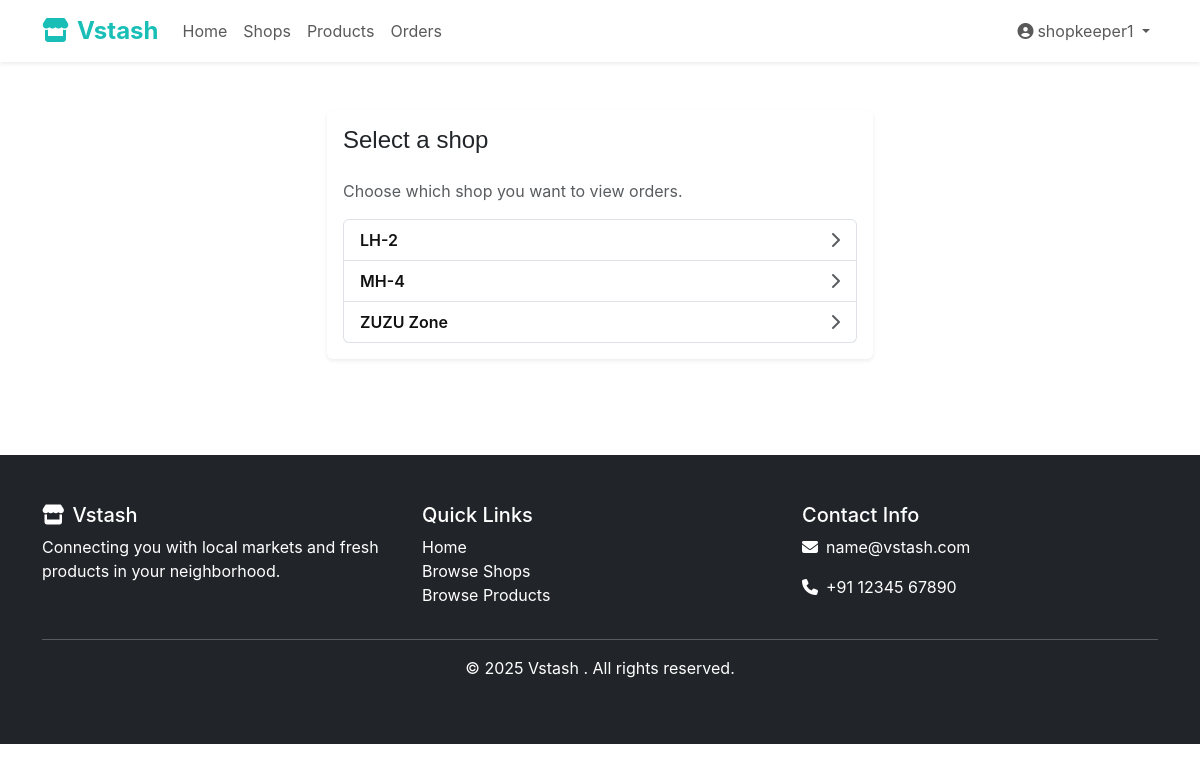
Before: /dashboard/orders/ (signed in) with the older database file.
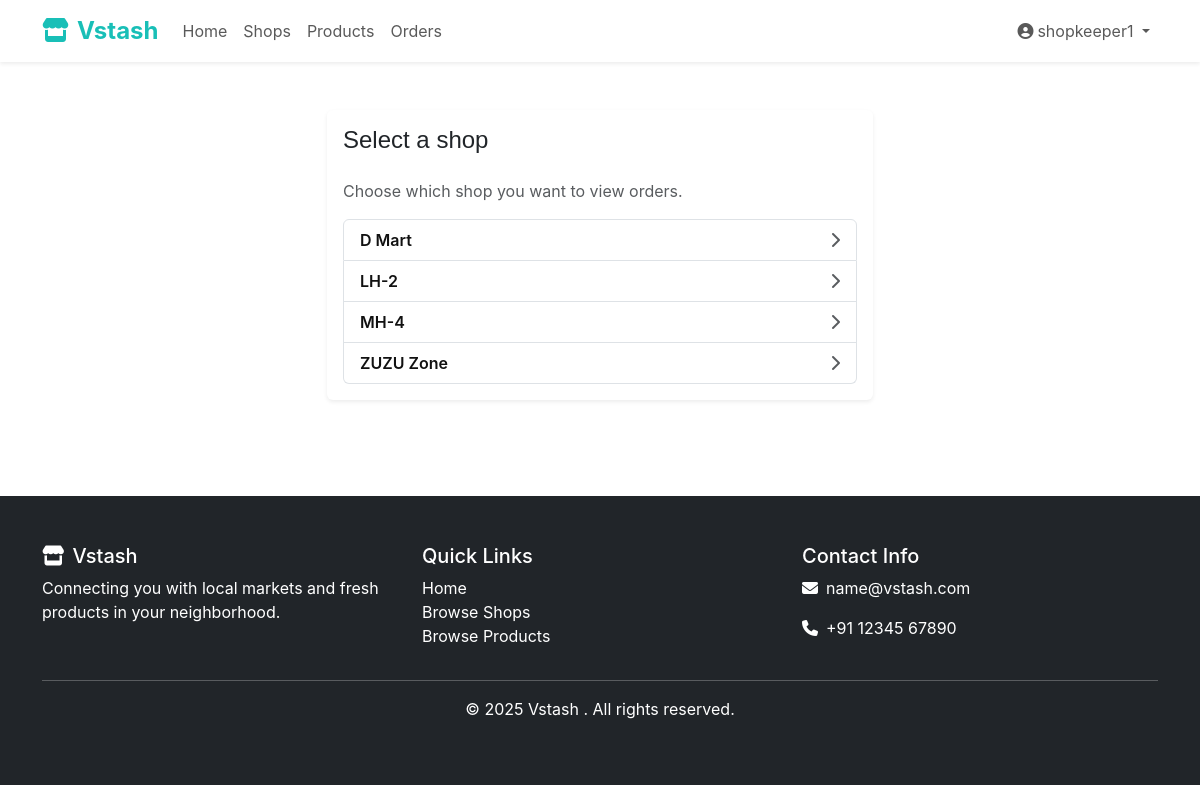
After: the same page with the newer database file.
### shops/models.py (models this page shows, shortened)
class Shop(models.Model):
    name = models.CharField(max_length=200)
    owner = models.ForeignKey(User, on_delete=models.CASCADE, related_name='owned_shops')
    address = models.TextField()
    phone = models.CharField(max_length=15)
    latitude = models.DecimalField(max_digits=9, decimal_places=6, null=True, blank=True)
    longitude = models.DecimalField(max_digits=9, decimal_places=6, null=True, blank=True)
    image = models.ImageField(upload_to='shops/', blank=True, null=True)
    is_open = models.BooleanField(default=True)
    opening_time = models.TimeField(null=True, blank=True)
    closing_time = models.TimeField(null=True, blank=True)
    offers_delivery = models.BooleanField(default=True)
    offers_pickup = models.BooleanField(default=True)
    delivery_charge_per_km = models.DecimalField(
        max_digits=6,
        decimal_places=2,
        default=Decimal('15.00'),
        validators=[MinValueValidator(Decimal('0.00'))],
        help_text='Delivery charge in rupees per km (only used when delivery is enabled).',
    )
    rating = models.DecimalField(max_digits=3, decimal_places=2, default=0.0,
                                validators=[MinValueValidator(0.0), MaxValueValidator(5.0)])
    created_at = models.DateTimeField(auto_now_add=True)
    updated_at = models.DateTimeField(auto_now=True)

### shops/views.py (the view, shortened to what this page needs)
# urls.py: path('dashboard/orders/', views.shop_orders, name='shop_orders'),
@login_required
def shop_orders(request):
    if request.user.user_type != 'shopkeeper':
        messages.error(request, 'Only shopkeepers can access shop orders.')
        return redirect('shops:index')
    shops_qs = _owned_shops(request.user)
    if not shops_qs.exists():
        return redirect('shops:shop_create')
    shop_id = request.GET.get('shop')
    if not shop_id:
        if shops_qs.count() == 1:
            shop = shops_qs.first()
            return redirect(f"{reverse('shops:shop_orders')}?shop={shop.id}")
        return render(request, 'shops/select_shop.html', {
            'shops': shops_qs.order_by('name'),
            'action': 'View Orders',
            'target_url': reverse('shops:shop_orders'),
        })

### shops/views.py (called while the page is built)
def _owned_shops(user):
    return Shop.objects.filter(owner=user)

### templates/shops/select_shop.html (shortened to what this page needs)
{% extends 'base.html' %}
{% block content %}
<div class="container py-5">
  <div class="row justify-content-center">
    <div class="col-lg-6">
      <div class="card border-0 shadow-sm">
        <div class="card-body">
          <h1 class="h4 mb-4">Select a shop</h1>
          <p class="text-muted">Choose which shop you want to {{ action|default:'proceed with'|lower }}.</p>
          <div class="list-group">
            {% for s in shops %}
              <a class="list-group-item list-group-item-action d-flex justify-content-between align-items-center" href="{{ target_url }}?shop={{ s.id }}">
                <span class="fw-semibold">{{ s.name }}</span>
                <i class="fas fa-chevron-right text-muted"></i>
              </a>
            {% endfor %}
          </div>
        </div>
      </div>
    </div>
  </div>
</div>
{% endblock %}

Changed rows visible on the page:
added Shop: name "D Mart"
